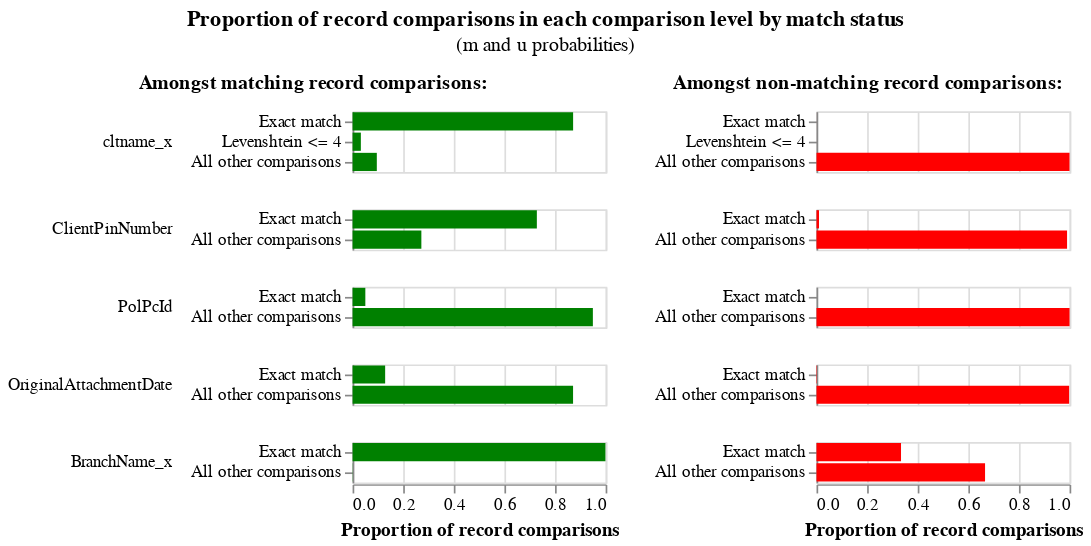

Notebook code cell kept with this figure:
### Code cell
linker.m_u_parameters_chart()

### Figure 1 — Vega-Lite specification as saved in the notebook (floating-point values rounded to 4 significant figures)
{"config": {"view": {"continuousWidth": 300, "continuousHeight": 300, "discreteHeight": 300, "discreteWidth": 400}, "header": {"title": null}, "title": {"anchor": "middle", "offset": 10}}, "hconcat": [{"mark": "bar", "encoding": {"color": {"value": "green"}, "row": {"field": "comparison_name", "header": {"labelAlign": "left", "labelAnchor": "middle", "labelAngle": 0}, "sort": {"field": "comparison_sort_order"}, "type": "nominal"}, "tooltip": [{"field": "m_probability_description", "title": "m probability description", "type": "nominal"}, {"field": "comparison_name", "title": "Comparison column name", "type": "nominal"}, {"field": "label_for_charts", "title": "Label", "type": "ordinal"}, {"field": "sql_condition", "title": "SQL condition", "type": "nominal"}, {"field": "m_probability", "format": ".4p", "title": "m probability", "type": "quantitative"}, {"field": "u_probability", "format": ".4p", "title": "u probability", "type": "quantitative"}, {"field": "bayes_factor", "format": ",.4f", "title": "Bayes factor = m/u", "type": "quantitative"}, {"field": "log2_bayes_factor", "format": ",.4f", "title": "Match weight = log2(m/u)", "type": "quantitative"}], "x": {"axis": {"title": "Proportion of record comparisons"}, "field": "m_probability", "type": "quantitative"}, "y": {"axis": {"title": null}, "field": "label_for_charts", "sort": {"field": "comparison_vector_value", "order": "descending"}, "type": "nominal"}}, "height": {"step": 12}, "resolve": {"scale": {"y": "independent"}}, "title": {"text": "Amongst matching record comparisons:", "fontSize": 12, "fontWeight": "bold"}, "transform": [{"filter": "(datum.bayes_factor != 'no-op filter due to vega lite issue 4680')"}], "width": 150}, {"mark": "bar", "encoding": {"color": {"value": "red"}, "row": {"field": "comparison_name", "header": {"labels": false}, "sort": {"field": "comparison_sort_order"}, "type": "nominal"}, "tooltip": [{"field": "u_probability_description", "title": "u probability description", "type": "nominal"}, {"field": "comparison_name", "title": "Comparison column name", "type": "nominal"}, {"field": "label_for_charts", "title": "Label", "type": "ordinal"}, {"field": "sql_condition", "title": "SQL condition", "type": "nominal"}, {"field": "m_probability", "format": ".4p", "title": "m probability", "type": "quantitative"}, {"field": "u_probability", "format": ".4p", "title": "u probability", "type": "quantitative"}, {"field": "bayes_factor", "format": ",.4f", "title": "Bayes factor = m/u", "type": "quantitative"}, {"field": "log2_bayes_factor", "format": ",.4f", "title": "Match weight = log2(m/u)", "type": "quantitative"}], "x": {"axis": {"title": "Proportion of record comparisons"}, "field": "u_probability", "type": "quantitative"}, "y": {"axis": {"title": null}, "field": "label_for_charts", "sort": {"field": "comparison_vector_value", "order": "descending"}, "type": "nominal"}}, "height": {"step": 12}, "resolve": {"scale": {"y": "independent"}}, "title": {"text": "Amongst non-matching record comparisons:", "fontSize": 12, "fontWeight": "bold"}, "transform": [{"filter": "(datum.bayes_factor != 'no-op filter2 due to vega lite issue 4680')"}], "width": 150}], "data": {"name": "data-9c25c8c5fc5b1e8db6a698c7c1307f29"}, "title": {"text": "Proportion of record comparisons in each comparison level by match status", "subtitle": "(m and u probabilities)"}, "$schema": "https://vega.github.io/schema/vega-lite/v5.9.3.json", "datasets": {"data-9c25c8c5fc5b1e8db6a698c7c1307f29": [{"comparison_name": "cltname_x", "sql_condition": "\"cltname_x_l\" = \"cltname_x_r\"", "label_for_charts": "Exact match", "m_probability": 0.8715, "u_probability": 9.144e-05, "m_probability_description": "Amongst matching record comparisons, 87.15% of records are in the exact match comparison level", "u_probability_description": "Amongst non-matching record comparisons, 0.01% of records are in the exact match comparison level", "has_tf_adjustments": false, "tf_adjustment_column": null, "tf_adjustment_weight": 1.0, "is_null_level": false, "bayes_factor": 9530.0, "log2_bayes_factor": 13.22, "comparison_vector_value": 2, "max_comparison_vector_value": 2, "bayes_factor_description": "If comparison level is `exact match` then comparison is 9,530.32 times more likely to be a match", "probability_two_random_records_match": 0.004, "comparison_sort_order": 0}, {"comparison_name": "cltname_x", "sql_condition": "levenshtein(\"cltname_x_l\", \"cltname_x_r\") <= 4", "label_for_charts": "Levenshtein <= 4", "m_probability": 0.03271, "u_probability": 5.566e-05, "m_probability_description": "Amongst matching record comparisons, 3.27% of records are in the levenshtein <= 4 comparison level", "u_probability_description": "Amongst non-matching record comparisons, 0.01% of records are in the levenshtein <= 4 comparison level", "has_tf_adjustments": false, "tf_adjustment_column": null, "tf_adjustment_weight": 1.0, "is_null_level": false, "bayes_factor": 587.7, "log2_bayes_factor": 9.199, "comparison_vector_value": 1, "max_comparison_vector_value": 2, "bayes_factor_description": "If comparison level is `levenshtein <= 4` then comparison is 587.66 times more likely to be a match", "probability_two_random_records_match": 0.004, "comparison_sort_order": 0}, {"comparison_name": "cltname_x", "sql_condition": "ELSE", "label_for_charts": "All other comparisons", "m_probability": 0.09579, "u_probability": 0.9999, "m_probability_description": "Amongst matching record comparisons, 9.58% of records are in the all other comparisons comparison level", "u_probability_description": "Amongst non-matching record comparisons, 99.99% of records are in the all other comparisons comparison level", "has_tf_adjustments": false, "tf_adjustment_column": null, "tf_adjustment_weight": 1.0, "is_null_level": false, "bayes_factor": 0.09581, "log2_bayes_factor": -3.384, "comparison_vector_value": 0, "max_comparison_vector_value": 2, "bayes_factor_description": "If comparison level is `all other comparisons` then comparison is  10.44 times less likely to be a match", "probability_two_random_records_match": 0.004, "comparison_sort_order": 0}, {"comparison_name": "ClientPinNumber", "sql_condition": "\"ClientPinNumber_l\" = \"ClientPinNumber_r\"", "label_for_charts": "Exact match", "m_probability": 0.7282, "u_probability": 0.009843, "m_probability_description": "Amongst matching record comparisons, 72.82% of records are in the exact match comparison level", "u_probability_description": "Amongst non-matching record comparisons, 0.98% of records are in the exact match comparison level", "has_tf_adjustments": false, "tf_adjustment_column": null, "tf_adjustment_weight": 1.0, "is_null_level": false, "bayes_factor": 73.98, "log2_bayes_factor": 6.209, "comparison_vector_value": 1, "max_comparison_vector_value": 1, "bayes_factor_description": "If comparison level is `exact match` then comparison is 73.98 times more likely to be a match", "probability_two_random_records_match": 0.004, "comparison_sort_order": 1}, {"comparison_name": "ClientPinNumber", "sql_condition": "ELSE", "label_for_charts": "All other comparisons", "m_probability": 0.2718, "u_probability": 0.9902, "m_probability_description": "Amongst matching record comparisons, 27.18% of records are in the all other comparisons comparison level", "u_probability_description": "Amongst non-matching record comparisons, 99.02% of records are in the all other comparisons comparison level", "has_tf_adjustments": false, "tf_adjustment_column": null, "tf_adjustment_weight": 1.0, "is_null_level": false, "bayes_factor": 0.2745, "log2_bayes_factor": -1.865, "comparison_vector_value": 0, "max_comparison_vector_value": 1, "bayes_factor_description": "If comparison level is `all other comparisons` then comparison is  3.64 times less likely to be a match", "probability_two_random_records_match": 0.004, "comparison_sort_order": 1}, {"comparison_name": "PolPcId", "sql_condition": "\"PolPcId_l\" = \"PolPcId_r\"", "label_for_charts": "Exact match", "m_probability": 0.05041, "u_probability": 8.946e-06, "m_probability_description": "Amongst matching record comparisons, 5.04% of records are in the exact match comparison level", "u_probability_description": "Amongst non-matching record comparisons, 0.00% of records are in the exact match comparison level", "has_tf_adjustments": false, "tf_adjustment_column": null, "tf_adjustment_weight": 1.0, "is_null_level": false, "bayes_factor": 5635.0, "log2_bayes_factor": 12.46, "comparison_vector_value": 1, "max_comparison_vector_value": 1, "bayes_factor_description": "If comparison level is `exact match` then comparison is 5,635.03 times more likely to be a match", "probability_two_random_records_match": 0.004, "comparison_sort_order": 2}, {"comparison_name": "PolPcId", "sql_condition": "ELSE", "label_for_charts": "All other comparisons", "m_probability": 0.9496, "u_probability": 1.0, "m_probability_description": "Amongst matching record comparisons, 94.96% of records are in the all other comparisons comparison level", "u_probability_description": "Amongst non-matching record comparisons, 100.00% of records are in the all other comparisons comparison level", "has_tf_adjustments": false, "tf_adjustment_column": null, "tf_adjustment_weight": 1.0, "is_null_level": false, "bayes_factor": 0.9496, "log2_bayes_factor": -0.07461, "comparison_vector_value": 0, "max_comparison_vector_value": 1, "bayes_factor_description": "If comparison level is `all other comparisons` then comparison is  1.05 times less likely to be a match", "probability_two_random_records_match": 0.004, "comparison_sort_order": 2}, {"comparison_name": "OriginalAttachmentDate", "sql_condition": "\"OriginalAttachmentDate_l\" = \"OriginalAttachmentDate_r\"", "label_for_charts": "Exact match", "m_probability": 0.1287, "u_probability": 0.001711, "m_probability_description": "Amongst matching record comparisons, 12.87% of records are in the exact match comparison level", "u_probability_description": "Amongst non-matching record comparisons, 0.17% of records are in the exact match comparison level", "has_tf_adjustments": true, "tf_adjustment_column": "OriginalAttachmentDate", "tf_adjustment_weight": 1.0, "is_null_level": false, "bayes_factor": 75.21, "log2_bayes_factor": 6.233, "comparison_vector_value": 1, "max_comparison_vector_value": 1, "bayes_factor_description": "If comparison level is `exact match` then comparison is 75.21 times more likely to be a match", "probability_two_random_records_match": 0.004, "comparison_sort_order": 3}, {"comparison_name": "OriginalAttachmentDate", "sql_condition": "ELSE", "label_for_charts": "All other comparisons", "m_probability": 0.8713, "u_probability": 0.9983, "m_probability_description": "Amongst matching record comparisons, 87.13% of records are in the all other comparisons comparison level", "u_probability_description": "Amongst non-matching record comparisons, 99.83% of records are in the all other comparisons comparison level", "has_tf_adjustments": false, "tf_adjustment_column": null, "tf_adjustment_weight": 1.0, "is_null_level": false, "bayes_factor": 0.8728, "log2_bayes_factor": -0.1963, "comparison_vector_value": 0, "max_comparison_vector_value": 1, "bayes_factor_description": "If comparison level is `all other comparisons` then comparison is  1.15 times less likely to be a match", "probability_two_random_records_match": 0.004, "comparison_sort_order": 3}, {"comparison_name": "BranchName_x", "sql_condition": "\"BranchName_x_l\" = \"BranchName_x_r\"", "label_for_charts": "Exact match", "m_probability": 0.9992, "u_probability": 0.334, "m_probability_description": "Amongst matching record comparisons, 99.92% of records are in the exact match comparison level", "u_probability_description": "Amongst non-matching record comparisons, 33.40% of records are in the exact match comparison level", "has_tf_adjustments": true, "tf_adjustment_column": "BranchName_x", "tf_adjustment_weight": 1.0, "is_null_level": false, "bayes_factor": 2.992, "log2_bayes_factor": 1.581, "comparison_vector_value": 1, "max_comparison_vector_value": 1, "bayes_factor_description": "If comparison level is `exact match` then comparison is 2.99 times more likely to be a match", "probability_two_random_records_match": 0.004, "comparison_sort_order": 4}, {"comparison_name": "BranchName_x", "sql_condition": "ELSE", "label_for_charts": "All other comparisons", "m_probability": 0.0008153, "u_probability": 0.666, "m_probability_description": "Amongst matching record comparisons, 0.08% of records are in the all other comparisons comparison level", "u_probability_description": "Amongst non-matching record comparisons, 66.60% of records are in the all other comparisons comparison level", "has_tf_adjustments": false, "tf_adjustment_column": null, "tf_adjustment_weight": 1.0, "is_null_level": false, "bayes_factor": 0.001224, "log2_bayes_factor": -9.674, "comparison_vector_value": 0, "max_comparison_vector_value": 1, "bayes_factor_description": "If comparison level is `all other comparisons` then comparison is  816.94 times less likely to be a match", "probability_two_random_records_match": 0.004, "comparison_sort_order": 4}]}}
